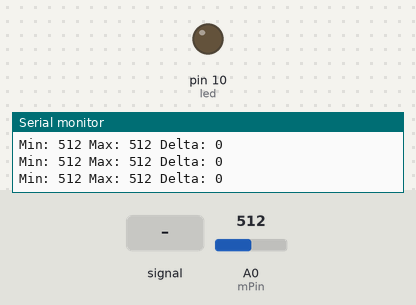
A sketch run on a simulated Arduino Uno, built with avr-gcc and run on an emulated ATmega328P. Parts: output pins drawn as LEDs (lit = HIGH), the last lines printed to the serial monitor. The inputs (shaded band) are chosen by the test bench; at power-on: A0 (mPin) = 512.

Above: at 1.2 s.
1.3 s: A0 (mPin) fed a 2 Hz sine of ±306 counts around its level
At 2.3 s:
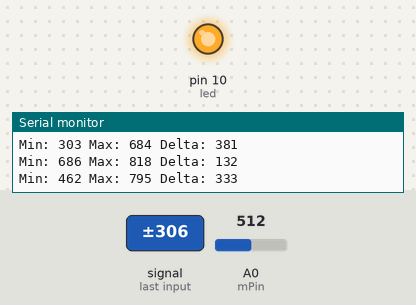
3.5 s: A0 (mPin) set to 716
5.1 s: A0 (mPin) fed a 50 Hz sine of ±306 counts around its level
At 5.7 s:
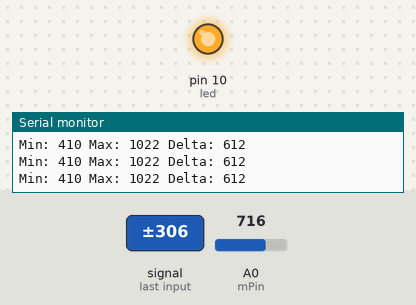
8.1 s: A0 (mPin) set to 900
At 9.0 s:
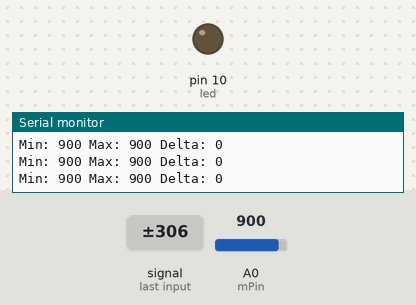
Timing chart, 0 to 10.8 s (numbered marks = the images above; inputs shaded):
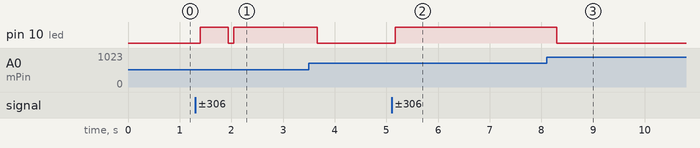

Measured:
- after the input at 1.3 s, pin 10 (led): LOW → HIGH after 0.10 s, → LOW 0.54 s later, → HIGH 0.11 s later
- after the input at 5.1 s, pin 10 (led): LOW → HIGH after 0.07 s
- after the input at 8.1 s, pin 10 (led): HIGH → LOW after 0.20 s

The sketch:

2_2_hfg_offenbach_robotik_lab__micro_blink.ino
```cpp
/*
  2_2 Sketch Robotic Lab HfG Offenbach
  Reading noise values from microphone sensor
  Code written by Ivan Iovine
*/

int mPin = A0;
int led = 10;

// the setup function runs once when you press reset or power the board
void setup() {
  pinMode(led,OUTPUT);
  Serial.begin(9600);
}


// the loop function runs over and over again forever
void loop() {
  int mn = 1024;
  int mx = 0;

  for (int i=0; i < 1000; ++i)
  {
     int v= analogRead(mPin);

     mn = min(mn, v);
     mx = max(mx,v);
  }

  int delta = mx - mn;

  Serial.print("Min: ");
  Serial.print(mn);
  Serial.print(" Max: ");
  Serial.print(mx);
  Serial.print(" Delta: ");
  Serial.println(delta);

  if(delta > 100)
  {
    digitalWrite(led, HIGH);
  }
  else
  {
    digitalWrite(led, LOW);
  }
}
```
